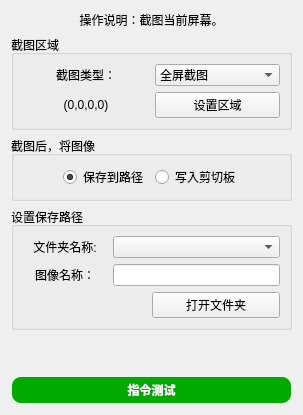
       <widget class="QWidget" name="tab_17">
        <attribute name="title">
         <string>屏幕截图</string>
        </attribute>
        <layout class="QVBoxLayout" name="verticalLayout_52">
         <item>
          <widget class="QLabel" name="label_99">
           <property name="sizePolicy">
            <sizepolicy hsizetype="Preferred" vsizetype="Preferred">
             <horstretch>0</horstretch>
             <verstretch>0</verstretch>
            </sizepolicy>
           </property>
           <property name="text">
            <string>操作说明：截图当前屏幕。</string>
           </property>
           <property name="alignment">
            <set>Qt::AlignmentFlag::AlignCenter</set>
           </property>
           <property name="wordWrap">
            <bool>false</bool>
           </property>
           <property name="margin">
            <number>0</number>
           </property>
           <property name="indent">
            <number>-1</number>
           </property>
           <property name="openExternalLinks">
            <bool>false</bool>
           </property>
          </widget>
         </item>
         <item>
          <widget class="QGroupBox" name="groupBox_68">
           <property name="title">
            <string>截图区域</string>
           </property>
           <layout class="QGridLayout" name="gridLayout_67">
            <item row="0" column="0">
             <widget class="QLabel" name="label_19">
              <property name="text">
               <string>截图类型：</string>
              </property>
              <property name="alignment">
               <set>Qt::AlignmentFlag::AlignCenter</set>
              </property>
             </widget>
            </item>
            <item row="0" column="1">
             <widget class="QComboBox" name="comboBox_67">
              <item>
               <property name="text">
                <string>全屏截图</string>
               </property>
              </item>
              <item>
               <property name="text">
                <string>区域截图</string>
               </property>
              </item>
             </widget>
            </item>
            <item row="1" column="0">
             <widget class="QLabel" name="label_164">
              <property name="text">
               <string>(0,0,0,0)</string>
              </property>
              <property name="alignment">
               <set>Qt::AlignmentFlag::AlignCenter</set>
              </property>
             </widget>
            </item>
            <item row="1" column="1">
             <widget class="QPushButton" name="pushButton_60">
              <property name="text">
               <string>设置区域</string>
              </property>
             </widget>
            </item>
           </layout>
          </widget>
         </item>
         <item>
          <widget class="QGroupBox" name="groupBox_69">
           <property name="title">
            <string>截图后，将图像</string>
           </property>
           <layout class="QHBoxLayout" name="horizontalLayout_29">
            <item>
             <spacer name="horizontalSpacer_22">
              <property name="orientation">
               <enum>Qt::Orientation::Horizontal</enum>
              </property>
              <property name="sizeHint" stdset="0">
               <size>
                <width>40</width>
                <height>20</height>
               </size>
              </property>
             </spacer>
            </item>
            <item>
             <widget class="QRadioButton" name="radioButton_9">
              <property name="text">
               <string>保存到路径</string>
              </property>
              <property name="checked">
               <bool>true</bool>
              </property>
             </widget>
            </item>
            <item>
             <widget class="QRadioButton" name="radioButton_8">
              <property name="text">
               <string>写入剪切板</string>
              </property>
             </widget>
            </item>
            <item>
             <spacer name="horizontalSpacer_23">
              <property name="orientation">
               <enum>Qt::Orientation::Horizontal</enum>
              </property>
              <property name="sizeHint" stdset="0">
               <size>
                <width>40</width>
                <height>20</height>
               </size>
              </property>
             </spacer>
            </item>
           </layout>
          </widget>
         </item>
         <item>
          <widget class="QGroupBox" name="groupBox_14">
           <property name="title">
            <string>设置保存路径</string>
           </property>
           <layout class="QVBoxLayout" name="verticalLayout_37">
            <item>
             <layout class="QGridLayout" name="gridLayout_27" columnstretch="1,2">
              <item row="0" column="0">
               <widget class="QLabel" name="label_76">
                <property name="text">
                 <string>文件夹名称:</string>
                </property>
                <property name="alignment">
                 <set>Qt::AlignmentFlag::AlignCenter</set>
                </property>
               </widget>
              </item>
              <item row="0" column="1">
               <widget class="QComboBox" name="comboBox_31"/>
              </item>
              <item row="1" column="0">
               <widget class="QLabel" name="label_77">
                <property name="text">
                 <string>图像名称：</string>
                </property>
                <property name="alignment">
                 <set>Qt::AlignmentFlag::AlignCenter</set>
                </property>
               </widget>
              </item>
              <item row="1" column="1">
               <widget class="QLineEdit" name="lineEdit_16"/>
              </item>
             </layout>
            </item>
            <item>
             <layout class="QHBoxLayout" name="horizontalLayout_30" stretch="1,1">
              <item>
               <spacer name="horizontalSpacer_24">
                <property name="orientation">
                 <enum>Qt::Orientation::Horizontal</enum>
                </property>
                <property name="sizeHint" stdset="0">
                 <size>
                  <width>40</width>
                  <height>20</height>
                 </size>
                </property>
               </spacer>
              </item>
              <item>
               <widget class="QPushButton" name="pushButton_62">
                <property name="text">
                 <string>打开文件夹</string>
                </property>
               </widget>
              </item>
             </layout>
            </item>
           </layout>
          </widget>
         </item>
         <item>
          <spacer name="verticalSpacer_14">
           <property name="orientation">
            <enum>Qt::Orientation::Vertical</enum>
           </property>
           <property name="sizeHint" stdset="0">
            <size>
             <width>20</width>
             <height>40</height>
            </size>
           </property>
          </spacer>
         </item>
         <item>
          <widget class="QPushButton" name="pushButton_61">
           <property name="palette">
            <palette>
             <active>
              <colorrole role="WindowText">
               <brush brushstyle="SolidPattern">
                <color alpha="255">
                 <red>255</red>
                 <green>255</green>
                 <blue>255</blue>
                </color>
               </brush>
              </colorrole>
              <colorrole role="Button">
               <brush brushstyle="SolidPattern">
                <color alpha="255">
                 <red>0</red>
                 <green>170</green>
                 <blue>0</blue>
                </color>
               </brush>
              </colorrole>
              <colorrole role="Text">
               <brush brushstyle="SolidPattern">
                <color alpha="255">
                 <red>255</red>
                 <green>255</green>
                 <blue>255</blue>
                </color>
               </brush>
              </colorrole>
              <colorrole role="ButtonText">
               <brush brushstyle="SolidPattern">
                <color alpha="255">
                 <red>255</red>
                 <green>255</green>
                 <blue>255</blue>
                </color>
               </brush>
              </colorrole>
              <colorrole role="Base">
               <brush brushstyle="SolidPattern">
                <color alpha="255">
                 <red>0</red>
                 <green>170</green>
                 <blue>0</blue>
                </color>
               </brush>
              </colorrole>
              <colorrole role="Window">
               <brush brushstyle="SolidPattern">
                <color alpha="255">
                 <red>0</red>
                 <green>170</green>
                 <blue>0</blue>
                </color>
               </brush>
              </colorrole>
              <colorrole role="PlaceholderText">
               <brush brushstyle="NoBrush">
                <color alpha="128">
                 <red>255</red>
                 <green>255</green>
                 <blue>255</blue>
                </color>
               </brush>
              </colorrole>
             </active>
             <inactive>
              <colorrole role="WindowText">
               <brush brushstyle="SolidPattern">
                <color alpha="255">
                 <red>255</red>
                 <green>255</green>
                 <blue>255</blue>
                </color>
               </brush>
              </colorrole>
              <colorrole role="Button">
               <brush brushstyle="SolidPattern">
                <color alpha="255">
                 <red>0</red>
                 <green>170</green>
                 <blue>0</blue>
                </color>
               </brush>
              </colorrole>
              <colorrole role="Text">
               <brush brushstyle="SolidPattern">
                <color alpha="255">
                 <red>255</red>
                 <green>255</green>
                 <blue>255</blue>
                </color>
               </brush>
              </colorrole>
              <colorrole role="ButtonText">
               <brush brushstyle="SolidPattern">
                <color alpha="255">
                 <red>255</red>
                 <green>255</green>
                 <blue>255</blue>
                </color>
               </brush>
              </colorrole>
              <colorrole role="Base">
               <brush brushstyle="SolidPattern">
                <color alpha="255">
                 <red>0</red>
                 <green>170</green>
                 <blue>0</blue>
                </color>
               </brush>
              </colorrole>
              <colorrole role="Window">
               <brush brushstyle="SolidPattern">
                <color alpha="255">
                 <red>0</red>
                 <green>170</green>
                 <blue>0</blue>
                </color>
               </brush>
              </colorrole>
              <colorrole role="PlaceholderText">
               <brush brushstyle="NoBrush">
                <color alpha="128">
                 <red>255</red>
                 <green>255</green>
                 <blue>255</blue>
                </color>
               </brush>
              </colorrole>
             </inactive>
             <disabled>
              <colorrole role="WindowText">
               <brush brushstyle="SolidPattern">
                <color alpha="255">
                 <red>255</red>
                 <green>255</green>
                 <blue>255</blue>
                </color>
               </brush>
              </colorrole>
              <colorrole role="Button">
               <brush brushstyle="SolidPattern">
                <color alpha="255">
                 <red>0</red>
                 <green>170</green>
                 <blue>0</blue>
                </color>
               </brush>
              </colorrole>
              <colorrole role="Text">
               <brush brushstyle="SolidPattern">
                <color alpha="255">
                 <red>255</red>
                 <green>255</green>
                 <blue>255</blue>
                </color>
               </brush>
              </colorrole>
              <colorrole role="ButtonText">
               <brush brushstyle="SolidPattern">
                <color alpha="92">
                 <red>0</red>
                 <green>0</green>
                 <blue>0</blue>
                </color>
               </brush>
              </colorrole>
              <colorrole role="Base">
               <brush brushstyle="SolidPattern">
                <color alpha="255">
                 <red>0</red>
                 <green>170</green>
                 <blue>0</blue>
                </color>
               </brush>
              </colorrole>
              <colorrole role="Window">
               <brush brushstyle="SolidPattern">
                <color alpha="255">
                 <red>0</red>
                 <green>170</green>
                 <blue>0</blue>
                </color>
               </brush>
              </colorrole>
              <colorrole role="PlaceholderText">
               <brush brushstyle="NoBrush">
                <color alpha="128">
                 <red>255</red>
                 <green>255</green>
                 <blue>255</blue>
                </color>
               </brush>
              </colorrole>
             </disabled>
            </palette>
           </property>
           <property name="font">
            <font>
             <family>Microsoft YaHei</family>
             <bold>true</bold>
            </font>
           </property>
           <property name="styleSheet">
            <string notr="true">QPushButton {
    background-color: rgb(0, 170, 0);
    color: white;
    border-radius: 10px; /* 设置圆角半径 */
    font-family: 'Microsoft YaHei'; /* 设置字体为微软雅黑 */
    padding: 3px 5px; /* 设置内边距，使按钮看起来更美观 */
    border: 2px solid transparent; /* 设置边框为透明 */
}

QPushButton:hover {
    background-color: rgb(0, 150, 0); /* 设置鼠标悬停时的背景颜色 */
}

QPushButton:pressed {
    background-color: rgb(0, 100, 0); /* 设置按钮按下时的背景颜色 */
}
</string>
           </property>
           <property name="text">
            <string>指令测试</string>
           </property>
          </widget>
         </item>
        </layout>
       </widget>
